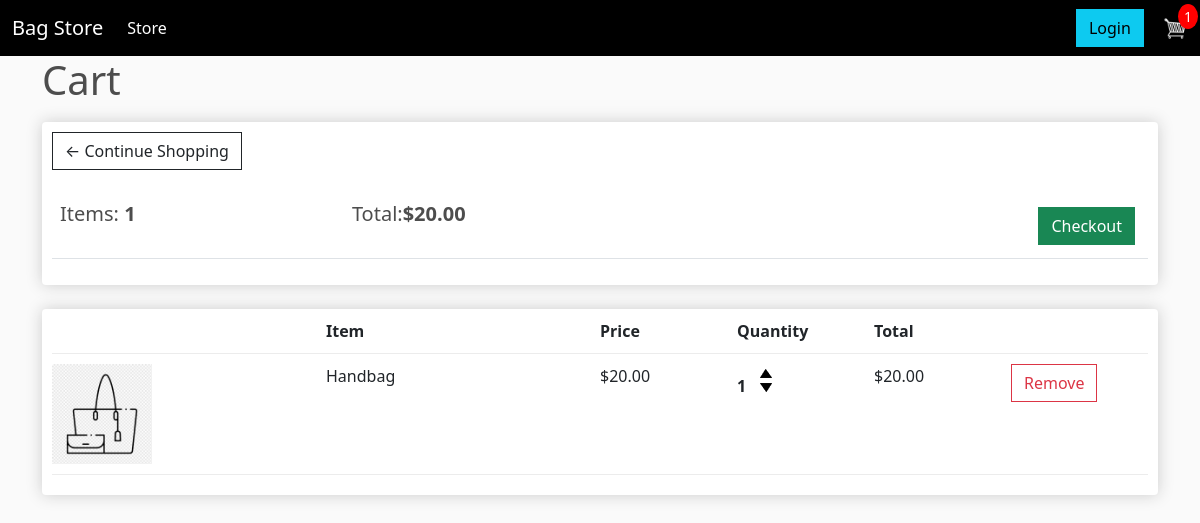
/cart/ (signed in), run on an earlier commit of the app's database.
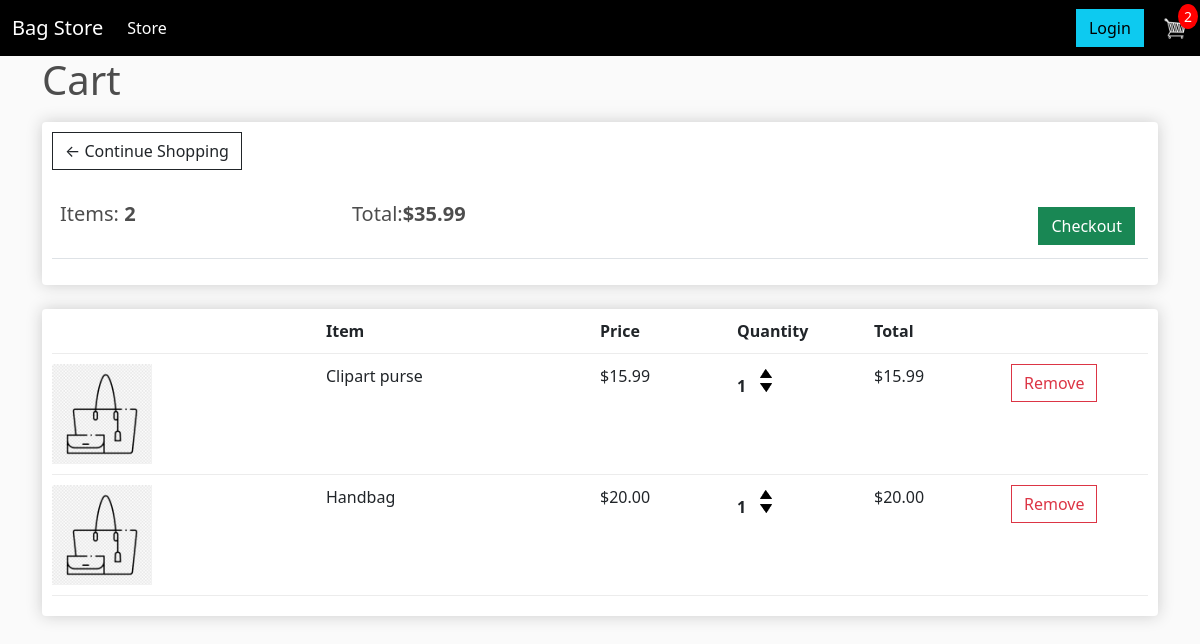
And on a later commit of the database.
### storeapp/models.py (models this page shows, shortened)
class Order(models.Model):
    customer = models.ForeignKey(Customer, null=True, blank=True, on_delete=models.SET_NULL)
    date_ordered = models.DateTimeField(auto_now_add=True)
    complete = models.BooleanField(default=False)
    transaction_id = models.CharField(max_length=100, null=True)
    @property
    def get_cart_total(self):
        orderitems = self.orderitem_set.all()
        total = sum([item.get_total for item in orderitems])
        return total
    @property
    def get_cart_items(self):
        orderitems = self.orderitem_set.all()
        total = sum([item.quantity for item in orderitems])
        return total

class OrderItem(models.Model):
    product = models.ForeignKey(Product, null=True, blank=True, on_delete=models.SET_NULL)
    order = models.ForeignKey(Order, null=True, blank=True, on_delete=models.SET_NULL)
    quantity = models.IntegerField(default=0)
    date_added = models.DateTimeField(auto_now_add=True)
    @property
    def get_total(self):
        total = self.product.price * self.quantity
        return total

class Product(models.Model):
    name = models.CharField(max_length=100, null=True)
    price = models.DecimalField(max_digits=10, decimal_places=2)
    stock = models.IntegerField()
    description = models.CharField(max_length=255, null=True)
    image = models.ImageField(null=True, blank=True)
    CHAIN_CHOICES = [
        ('silver', 'Silver'),
        ('gold', 'Gold'),
        ('no chain', 'No chain')
    ]
    SIZE_CHOICES = [
        ('S', 'Small'),
        ('M', 'Medium'),
        ('L', 'Large'),
    ]
    COLOR_CHOICES = [
        ("black", "Black"),
        ("white", "White"),
        ("red", "Red"),
        ("blue", "Blue"),
        ("yellow", "Yellow"),
        ("purple", "Purple"),
        ("green", "Green"),
        ("orange", "Orange"),
        ("pink", "Pink"),
        ("brown", "Brown"),
        ("gray", "Gray"),
    ]
    chain_type = models.CharField(max_length=10, choices=CHAIN_CHOICES, default="no chain")
    size_type = models.CharField(max_length=10, choices=SIZE_CHOICES, default="S")
    color = models.CharField(max_length=10, choices=COLOR_CHOICES, default="black")
    @property
    def imageURL(self):
        try:
            url = self.image.url
        except AttributeError:
            url = ''
        return url

### storeapp/views.py (the view)
# urls.py: path('cart/', views.cart, name='cart'),
def cart(request):
    if request.user.is_authenticated:
        customer = request.user.customer
        order, created = Order.objects.get_or_create(customer=customer, complete=False)
        items = order.orderitem_set.all()
        cartItems = order.get_cart_items
    else:
        items = []
        order = {'get_cart_total': 0, 'get_cart_items': 0}
        cartItems = order['get_cart_items']
    context = {'items': items, 'order': order, 'cartItems': cartItems}
    return render(request, 'store/cart.html', context)

### storeapp/templates/store/cart.html (shortened to what this page needs)
{% extends 'store/base.html' %}
{% load static %}
{% block content%}
<h1>Cart</h1>
<div class="row">
    <div class="col-lg-12">
        <div class="box-element">
            <a class="btn btn-outline-dark" href="{% url 'store' %}">&#x2190; Continue Shopping</a>
            <br>
            <br>
            <table class="table">
                <tr>
                    <th><h5>Items: <strong>{{order.get_cart_items}}</strong></h5></th>
                    <th><h5>Total:<strong>${{order.get_cart_total|floatformat:2}}</strong></h5></th>
                    <th>
                        <a style="float:right; margin:5px;" class="btn btn-success"
                           href="{% url 'checkout' %}">Checkout</a>
                    </th>
                </tr>
            </table>
        </div>
        <br>
        <div class="box-element">
            <div class="cart-row">
                <div style="flex:2"><strong>Item</strong></div>
                <div style="flex:1"><strong>Price</strong></div>
                <div style="flex:1"><strong>Quantity</strong></div>
                <div style="flex:1"><strong>Total</strong></div>
            </div>
            {% for item in items %}
            <div class="cart-row">
                <div style="flex:2"><img class="row-image" src="{{item.product.imageURL}}"></div>
                <div style="flex:2"><p>{{item.product.name}}</p></div>
                <div style="flex:1"><p>${{item.product.price|floatformat:2}}</p></div>
                <div style="flex:1">
                    <p class="quantity">{{item.quantity}}</p>
                    <div class="quantity">
                        <img data-product="{{item.product.id}}"
                            data-action="add" class="chg-quantity update-cart" src="{% static  'images/arrow-up.png' %}">
                        <img data-product="{{item.product.id}}"
                            data-action="remove" class="chg-quantity update-cart" src="{% static  'images/arrow-down.png' %}">
                    </div>
                </div>
                <div style="flex:1"><p>${{item.get_total|floatformat:2}}</p></div>
                <div style="flex:1">
                    <button data-product="{{item.product.id}}"
                            data-action="delete" class="btn btn-outline-danger add-btn update-cart">Remove</button>
                </div>
            </div>
            {% endfor %}
        </div>
    </div>
</div>
{% endblock content%}

### storeapp/templates/store/base.html (shortened to what this page needs)
<!DOCTYPE html>
{% load static %}
<html lang="en">
<head>
    <link href="https://cdn.jsdelivr.net/npm/bootstrap@5.3.1/dist/css/bootstrap.min.css" rel="stylesheet"
>
    <link rel="stylesheet" type="text/css" href="{% static 'css/main.css' %}">
</head>
<body>
<nav class="navbar navbar-expand-lg navbar-dark bg-black">
    <div class="container-fluid">
        <a class="navbar-brand" href="{% url 'store' %}">Bag Store</a>
        <div class="collapse navbar-collapse" id="navbarSupportedContent">
            <ul class="navbar-nav me-auto mb-2 mb-lg-0">
                <li class="nav-item">
                    <a class="nav-link active" aria-current="page" href="{% url 'store' %}">Store</a>
                </li>
            </ul>
            <div class="form-inline my-2 my-lg-0">
                <a href="#" class="btn btn-info">Login</a>
                <a href="{% url 'cart' %}">
                    <div class="cart-icon-container">
                        <img id='cart-icon' src="{% static 'images/cart.png' %}">
                        <p id="cart-total">{{cartItems}}</p>
                    </div>
                </a>
            </div>
        </div>
    </div>
</nav>
<div class="container">
    {% block content %}
    {% endblock content %}
</div>
</body>
</html>

### static/css/main.css (style rules this page uses)
body { background-color: hsl(0, 0%, 98%); }
h1,h2,h3,h4,h5,h6 { color:hsl(0, 0%, 30%); }
.box-element { box-shadow:hsl(0, 0%, 80%) 0 0 16px; background-color: #fff; border-radius: 4px; padding: 10px; }
.cart-icon-container { position: relative; display: inline-block; }
#cart-icon { width: 25px; margin-left: 15px; }
#cart-total { position: absolute; top: -10px; right: -10px; display: block; text-align: center; color: #fff; background-color: red; width: 20px; height: 25px; border-radius: 50%; font-size: 14px; line-height: 25px; }
.col-lg-4, .col-lg-6, .col-lg-8, .col-lg-12 { margin-top: 10px; }
.btn { border-radius: 0; }
.row-image { width: 100px; }
.cart-row { display: flex; align-items: flex-start; padding-bottom: 10px; margin-bottom: 10px; border-bottom: 1px solid #ececec; }
.quantity { display: inline-block; font-weight: 700; padding-right:10px; }
.chg-quantity { width: 12px; cursor: pointer; display: block; margin-top: 5px; transition:.1s; }

What changed in the data, as far as the page shows it:
computed for Order: get_cart_items "1" → "2"; get_cart_total "20.00" → "35.99"
added OrderItem: product.imageURL (picture), product.name "Clipart purse", product.price "15.99", quantity "1", get_total "15.99"
Also different on the page:
{{ cartItems }}: "1" → "2"
